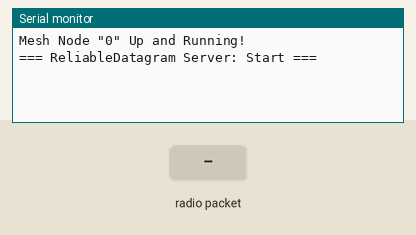
Bench run of a sketch on a simulated Arduino Uno, built with avr-gcc and run on an emulated ATmega328P. Shown: the last lines printed to the serial monitor. The inputs (shaded band) are chosen by the test bench. No radio packets arrive unless stated.

Above: at 1.2 s.
1.3 s: radio packet "1" arrives
At 2.5 s:
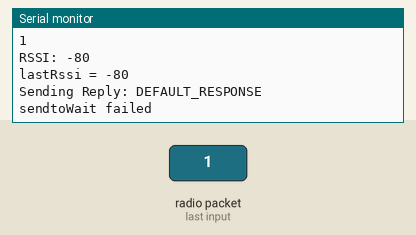
2.8 s: radio packet "0" arrives
At 2.92 s:
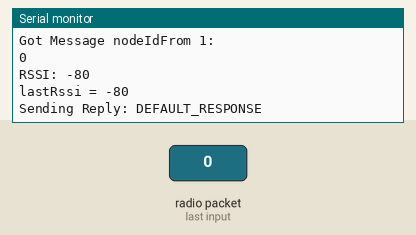
4.3 s: radio packet "2" arrives
At 4.8 s:
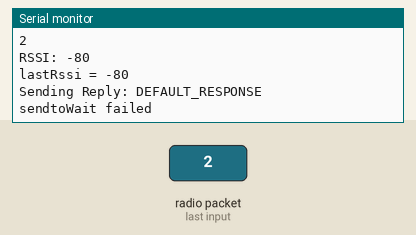

Measured:
- after the input at 1.3 s, the serial monitor: prints a new line at once (image 1)
- after the input at 2.8 s, the serial monitor: prints a new line at once (image 2)
- after the input at 4.3 s, the serial monitor: prints a new line at once (image 3)

The sketch:

rf95_reliabledatagram_server.ino
```cpp
// ----------------------
// PRE-REQUISITES
// === LoRa
#include <SPI.h>
#include <RHMesh.h>
#include <RH_RF95.h>
#include <EEPROM.h>

#define EEPROM_SIZE 1 // ESP32 max 512, Arduino Uno max 1024

/*// Arduino
#define RFM95_CS 10
#define RFM95_RST 9
#define RFM95_INT 2 //*/

// ESP32
#define RFM95_CS 5
#define RFM95_RST 14
#define RFM95_INT 2 //*/

// Change to 434.0 or other frequency, must match RX's freq!
#define RF95_FREQ 434.0

int nodeIdSelf = 0;

// Singleton instance of the radio driver
RH_RF95 driver(RFM95_CS, RFM95_INT);

// Class to manage message delivery and receipt, using the driver declared above
// RHMesh *manager;
RHReliableDatagram *manager;

String messageResponse = "DEFAULT_RESPONSE";

// ----------------------
// SETUP
// === LoRa
void setup_lora() {
  driver.setTxPower(23, false);
  driver.setFrequency(RF95_FREQ);
  driver.setCADTimeout(500);

  // EEPROM.begin(EEPROM_SIZE); // gunakan untuk ESP32
  // nodeIdSelf = EEPROM.read(0);

  manager = new RHReliableDatagram(driver, nodeIdSelf);
  if (!manager->init()) {
      Serial.println(F("init failed"));
  } else {
      Serial.println("Mesh Node \"" + (String) nodeIdSelf + "\" Up and Running!");
  }
}

// ----------------------
// ACTIONS
// === LoRa
uint8_t buf[RH_MESH_MAX_MESSAGE_LEN];

void listen_lora() {
  uint8_t len = sizeof(buf);
  uint8_t nodeIdFrom;
  if (manager->recvfromAck(buf, &len, &nodeIdFrom))
  {
    Serial.print("Got Message nodeIdFrom ");
    Serial.print(nodeIdFrom, HEX);
    Serial.println(":");
    Serial.println((char*)buf);
    //Serial.println(sizeof(buf),HEX);
    //Serial.println("Got Message nodeIdFrom ");
    Serial.print("RSSI: ");
    Serial.println(driver.lastRssi(), DEC);

    Serial.println("lastRssi = " + (String) driver.lastRssi());

    // Reply with the same messageSent
    // ...write something Roy

    // Send a reply back to the originator client
    char messageResponseChar[messageResponse.length() + 1];
    strcpy(messageResponseChar, messageResponse.c_str());
    Serial.print("Sending Reply: ");
    Serial.println(messageResponseChar);
    if (manager->sendtoWait((uint8_t*) messageResponseChar, sizeof(messageResponseChar), nodeIdFrom) != RH_ROUTER_ERROR_NONE)
    Serial.println("sendtoWait failed");
  }
}

// ----------------------
// MAIN
void setup() {
    Serial.begin(9600);
    setup_lora();
    Serial.println("=== ReliableDatagram Server: Start ===");
}

void loop()
{
  listen_lora();
}
```
